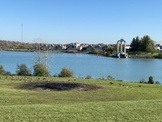
#> input picture Codes/Image Stitching/Test/Landscape/left.jpg, 162 x 122 px, shrunk from 1008 x 756 before the run, given in place of 1.jpeg, which was not available
$ python stitching_KNN.py
#> lines starting #> are read from the running program, lines starting #| are printed output that depends on the picture; pictures that were not available may be replaced by others from this repository, and a replacement may not be noted
import cv2
import numpy as np
import random
import os
from datetime import datetime

def create_session_directories():
    """
    Create a new session directory with subdirectories for storing visualizations.

    :return: Dictionary containing paths for different visualization types
    """
    timestamp = datetime.now().strftime("%Y%m%d_%H%M%S")
    session_dir = os.path.join('results', f"session_{timestamp}")

    # Create subdirectories
    subdirs = ['keypoints', 'matches', 'transformed', 'final']
    paths = {'base': session_dir}

    for subdir in subdirs:
        dir_path = os.path.join(session_dir, subdir)
        os.makedirs(dir_path, exist_ok=True)
        paths[subdir] = dir_path

    return paths

def save_keypoint_visualization(img, keypoints, filepath, index):
    """
    Save keypoint visualization.

    :param img: Input image
    :param keypoints: Detected keypoints
    :param filepath: Path to save the visualization
    :param index: Image index for filename
    """
    img_with_keypoints = cv2.drawKeypoints(
        img,
        keypoints,
        None,
        flags=cv2.DRAW_MATCHES_FLAGS_DRAW_RICH_KEYPOINTS
    )
    cv2.imwrite(os.path.join(filepath, f'keypoints_img_{index}.jpg'), img_with_keypoints)

def save_matches_visualization(left_img, right_img, good_matches, paths, pair_index):
    """
    Save visualization of matches between image pairs.

    :param left_img: Left image
    :param right_img: Right image
    :param good_matches: List of good matches
    :param paths: Directory paths
    :param pair_index: Index of the image pair
    """
    h1, w1 = left_img.shape[:2]
    h2, w2 = right_img.shape[:2]
    vis_img = np.zeros((max(h1, h2), w1 + w2, 3), dtype=np.uint8)
    vis_img[:h1, :w1] = left_img
    vis_img[:h2, w1:w1+w2] = right_img

    # Draw matches
    for match in good_matches:
        x1, y1 = int(match[0]), int(match[1])
        x2, y2 = int(match[2] + w1), int(match[3])
        color = (random.randint(0, 255), random.randint(0, 255), random.randint(0, 255))
        cv2.line(vis_img, (x1, y1), (x2, y2), color, 1)
        cv2.circle(vis_img, (x1, y1), 3, color, -1)
        cv2.circle(vis_img, (x2, y2), 3, color, -1)

    cv2.imwrite(os.path.join(paths['matches'], f'matches_pair_{pair_index}.jpg'), vis_img)

def get_keypoints(left_img, right_img, paths, pair_index):
    """
    Extract keypoints and save visualizations.
    """

    # Convert images to grayscale
    l_img = cv2.cvtColor(left_img, cv2.COLOR_BGR2GRAY)
    r_img = cv2.cvtColor(right_img, cv2.COLOR_BGR2GRAY)

    # Detect and compute keypoints
    sift = cv2.SIFT_create()

    # Compute keypoints
    key_points1, descriptor1 = sift.detectAndCompute(l_img, None)
    key_points2, descriptor2 = sift.detectAndCompute(r_img, None)

    # Save keypoint visualizations
    save_keypoint_visualization(left_img, key_points1, paths['keypoints'], f"{pair_index}_left")
    save_keypoint_visualization(right_img, key_points2, paths['keypoints'], f"{pair_index}_right")

    return key_points1, descriptor1, key_points2, descriptor2

def match_keypoints(key_points1, key_points2, descriptor1, descriptor2):
    """
    Match descriptors between images.
    """

    # Match descriptors
    bf = cv2.BFMatcher(cv2.NORM_L2, crossCheck=False)

    # Apply ratio test we have chosen k = 2 because we want to get the best 2 matches
    matches = bf.knnMatch(descriptor1, descriptor2, k=2)
    good_matches = []
    for m, n in matches:
        if m.distance < 0.75 * n.distance:
            left_pt = key_points1[m.queryIdx].pt
            right_pt = key_points2[m.trainIdx].pt
            good_matches.append([left_pt[0], left_pt[1], right_pt[0], right_pt[1]])

    return good_matches

def ransac(good_matches):
    """
    Estimate homography using RANSAC.
    """
    best_inliers = []
    final_H = None
    t = 5

    for _ in range(5000):
        random_pts = random.sample(good_matches, 4)
        H = homography(random_pts)
        inliers = []

        for pt in good_matches:
            p = np.array([pt[0], pt[1], 1]).reshape(3, 1)
            p_1 = np.array([pt[2], pt[3], 1]).reshape(3, 1)
            Hp = np.dot(H, p)
            Hp /= Hp[2]

            if np.linalg.norm(p_1 - Hp) < t:
                inliers.append(pt)

        if len(inliers) > len(best_inliers):
            best_inliers = inliers
            final_H = H

    return final_H

def stitch_images(image_list):
    """
    Stitches multiple images into a single panorama and saves visualizations.

    :param image_list: List of images to be stitched in order
    :return: Stitched panorama image
    """
    if len(image_list) < 2:
        raise ValueError("At least two images are required for stitching.")

    # Create directories for this stitching session
    paths = create_session_directories()

    stitched_img = image_list[0]
    for i in range(1, len(image_list)):
        # Save original images
        cv2.imwrite(os.path.join(paths['base'], f'original_left_{i}.jpg'), stitched_img)
        cv2.imwrite(os.path.join(paths['base'], f'original_right_{i}.jpg'), image_list[i])

        # Process images and save visualizations
        key_points1, descriptor1, key_points2, descriptor2 = get_keypoints(
            stitched_img, image_list[i], paths, i
        )

        good_matches = match_keypoints(
            key_points1, key_points2, descriptor1, descriptor2
        )

        # Save matches visualization
        save_matches_visualization(stitched_img, image_list[i], good_matches, paths, i)

        # Compute homography with RANSAC
        final_H = ransac(good_matches)

        # Stitch images
        stitched_img = solution(stitched_img, image_list[i], final_H, paths, i)

    final_path = os.path.join(paths['final'], 'final_panorama.jpg')
    cv2.imwrite(final_path, stitched_img)

    return stitched_img

def create_blend_mask(img_shape):
    """
    Create a gradient blend mask for smooth transitions.

    :param img_shape: Shape of the image (height, width)
    :return: Gradient mask
    """
    height, width = img_shape[:2]
    mask = np.zeros((height, width), dtype=np.float32)

    # Create horizontal gradient
    for i in range(width):
        mask[:, i] = i / width

    return mask

def solution(left_img, right_img, final_H, paths, pair_index):
    """
    Stitch two images using the computed homography with intensity blending.
    """
    rows1, cols1 = right_img.shape[:2]
    rows2, cols2 = left_img.shape[:2]

    # Calculate the bounds of the stitched image
    points1 = np.float32([[0, 0], [0, rows1], [cols1, rows1], [cols1, 0]]).reshape(-1, 1, 2)
    points2 = np.float32([[0, 0], [0, rows2], [cols2, rows2], [cols2, 0]]).reshape(-1, 1, 2)

    points2_transformed = cv2.perspectiveTransform(points2, final_H)
    list_of_points = np.concatenate((points1, points2_transformed), axis=0)

    [x_min, y_min] = np.int32(list_of_points.min(axis=0).ravel() - 0.5)
    [x_max, y_max] = np.int32(list_of_points.max(axis=0).ravel() + 0.5)

    H_translation = np.array([[1, 0, -x_min], [0, 1, -y_min], [0, 0, 1]]) @ final_H

    # Warp the left image
    output_img = cv2.warpPerspective(left_img, H_translation, (x_max - x_min, y_max - y_min))

    # Create a mask for the overlapping region
    left_mask = np.zeros((y_max - y_min, x_max - x_min), dtype=np.float32)
    left_mask = cv2.warpPerspective(np.ones(left_img.shape[:2], dtype=np.float32),
                                   H_translation,
                                   (x_max - x_min, y_max - y_min))

    # Create right image mask
    right_mask = np.zeros((y_max - y_min, x_max - x_min), dtype=np.float32)
    right_mask[-y_min:rows1 - y_min, -x_min:cols1 - x_min] = 1

    # Create blend mask for the overlapping region
    overlap_mask = cv2.multiply(left_mask, right_mask)
    blend_mask = create_blend_mask((y_max - y_min, x_max - x_min))

    # Extend right image to match output dimensions
    right_img_extended = np.zeros_like(output_img)
    right_img_extended[-y_min:rows1 - y_min, -x_min:cols1 - x_min] = right_img

    # Convert images to float32 for blending
    output_img_float = output_img.astype(np.float32)
    right_img_extended_float = right_img_extended.astype(np.float32)

    # Blend the images
    for c in range(3):  #

        # Prepare masks for this channel
        inverse_blend = 1 - blend_mask

        # Calculate blended parts
        left_part = output_img_float[:, :, c] * inverse_blend * overlap_mask
        right_part = right_img_extended_float[:, :, c] * blend_mask * overlap_mask

        # Combine non-overlapping and overlapping regions
        output_img[:, :, c] = (
            output_img_float[:, :, c] * (1 - overlap_mask) +
            right_img_extended_float[:, :, c] * (right_mask - overlap_mask) +
            left_part + right_part
        ).astype(np.uint8)

    cv2.imwrite(os.path.join(paths['transformed'], f'stitched_pair_{pair_index}.jpg'), output_img)

    return output_img

def homography(points):
    """
    Compute homography matrix using SVD.
    """
    A = []
    for pt in points:
        x, y = pt[0], pt[1]
        X, Y = pt[2], pt[3]
        A.append([x, y, 1, 0, 0, 0, -X * x, -X * y, -X])
        A.append([0, 0, 0, x, y, 1, -Y * x, -Y * y, -Y])

    A = np.array(A)
    _, _, vh = np.linalg.svd(A)
    H = vh[-1, :].reshape(3, 3)
    return H / H[2, 2]

if __name__ == "__main__":
    os.makedirs('results', exist_ok=True)

    image_filenames = ['Test/Room/1.jpeg', 'Test/Room/3.jpeg']
    images = [cv2.imread(img) for img in image_filenames]
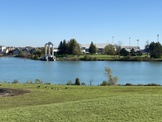
#> input picture Codes/Image Stitching/Test/Landscape/right.jpg, 162 x 122 px, shrunk from 1008 x 756 before the run, given in place of 3.jpeg, which was not available
#> images = 2 items

    if any(img is None for img in images):
        raise FileNotFoundError("One or more image files not found. Check paths.")

    result_img = stitch_images(images)
#> in stitch_images, stitched_img is the input picture: shape (122, 162, 3); mean B, G, R 153.2, 153.7, 127.4
#> the loop in stitch_images, `for i in range(1, len(image_list)):` made 1 pass
#> (matches in match_keypoints, h1 in save_matches_visualization, w1 in save_matches_visualization, h2 in save_matches_visualization, w2 in save_matches_visualization, t in ransac) on pass 1: (106 matches, 122, 162, 122, 162, 5)
#> pass 1, in get_keypoints, `l_img = cv2.cvtColor(left_img, cv2.COLOR_BGR2GRAY)`:
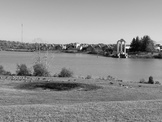
#> l_img: shape (122, 162); min 1, max 254, mean 145.8
#> pass 1, in get_keypoints, `r_img = cv2.cvtColor(right_img, cv2.COLOR_BGR2GRAY)`:
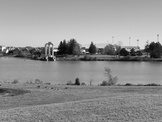
#> r_img: shape (122, 162); min 2, max 254, mean 145.7
#> pass 1, in save_keypoint_visualization, `img_with_keypoints = cv2.drawKeypoints( img, keypoints, None, flags=cv..`:
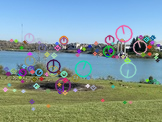
#> img_with_keypoints: shape (122, 162, 3); mean B, G, R 154, 153.9, 129.9
#> pass 1, in save_keypoint_visualization (call 2), `img_with_keypoints = cv2.drawKeypoints( img, keypoints, None, flags=cv..`:
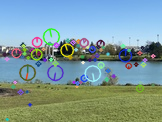
#> img_with_keypoints: shape (122, 162, 3); mean B, G, R 155.3, 154.1, 126.6
#> after the loop in stitch_images, `for i in range(1, len(image_list)):`:
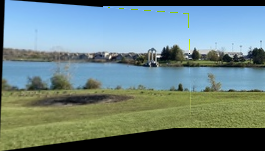
#> stitched_img: shape (151, 265, 3); mean B, G, R 130.6, 131.6, 108.9
